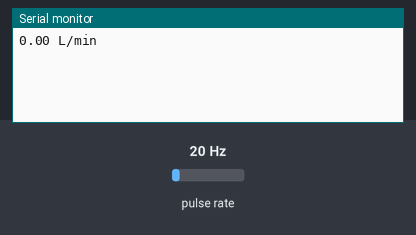
A sketch run on a simulated Arduino Nano, built with avr-gcc and run on an emulated ATmega328P. Parts: the last lines printed to the serial monitor. Wiring (inferred from the names in the program): pulse sensor: data pin 2. The test bench sets the inputs (shaded band); at power-on: pulse rate 20 Hz.

Above: at 1.2 s.
1.3 s: pulse rate (sensor on pin 2) set to 4 Hz
At 2.6 s:
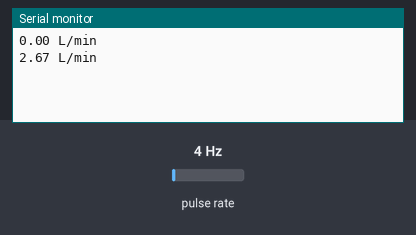
2.8 s: pulse rate (sensor on pin 2) set to 50 Hz
At 3.6 s:
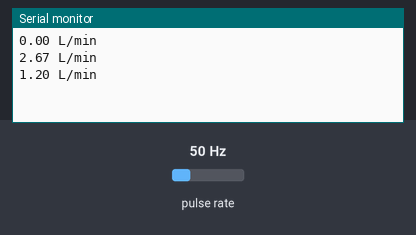
Timing chart, 0 to 5.8 s (numbered marks = the images above; inputs shaded):
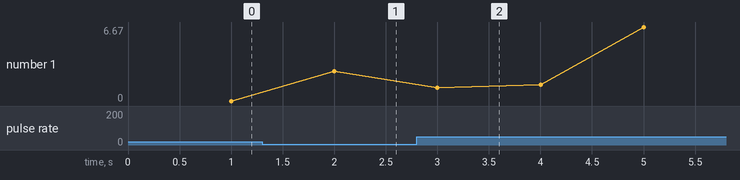

The sketch:

water_flow_basic.ino
```cpp
// Basic sketch that counts pulses from the YF-S201 on D2 and prints the calculated flow in liters per minute to Serial every second.
//
// Full tutorial: https://shillehtek.com/blogs/news/arduino-yf-s201-water-flow-measure-lpm
// Parts used: https://shillehtek.com/products/arduino-nano-v3-presoldered-ch340g-atmega328p
//             https://shillehtek.com/products/esp32-wroom-dev-board-cp2102-usb-c-presoldered
//             https://shillehtek.com/products/shillehtek-lcd1602-16x2-character-display-module
// More examples: https://github.com/shillehbean/shillehtek-examples
//

const int SENSOR = 2;
volatile unsigned long pulses = 0;

void onPulse() { pulses++; }

void setup() {
  Serial.begin(9600);
  pinMode(SENSOR, INPUT_PULLUP);
  attachInterrupt(digitalPinToInterrupt(SENSOR), onPulse, RISING);
}

void loop() {
  unsigned long p = pulses;
  pulses = 0;
  delay(1000);   // measure over 1 second
  float flow_lpm = (p * 60.0) / 450.0;
  Serial.print(flow_lpm, 2);
  Serial.println(" L/min");
}
```

Measured:
- plotted number 1: 2.67 → 6.67 after the input at 2.8 s
